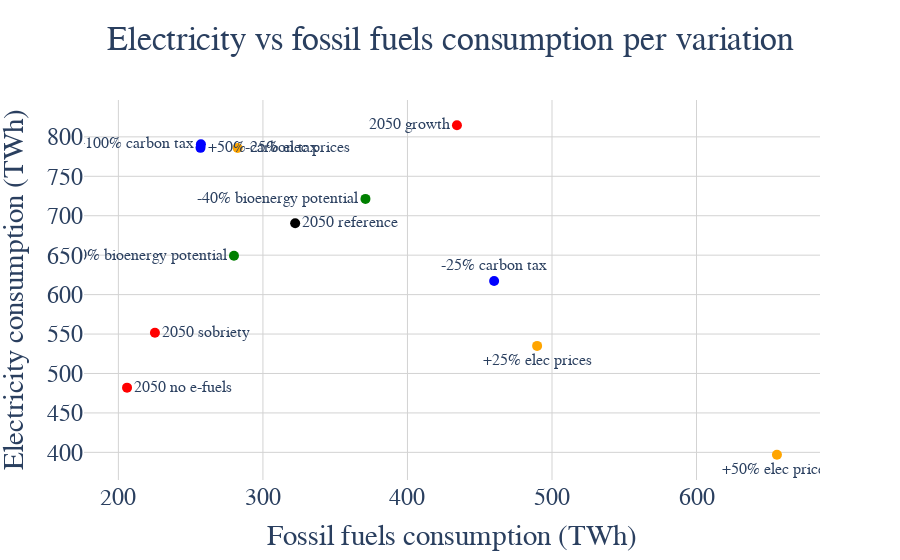

The code cell stored with this chart in its notebook:
### Code cell
fig=go.Figure()
ref=results['1.00output_1.00elec_1.00bio_1.00ctax_1.00co2st_0.50leak_0.50biopot_1.00bionegem']
sob=results['0.80output_1.00elec_1.00bio_1.00ctax_1.00co2st_0.50leak_0.50biopot_1.00bionegem']
aug=results['1.20output_1.00elec_1.00bio_1.00ctax_1.00co2st_0.50leak_0.50biopot_1.00bionegem']
noefuels=results['1.00output_1.00elec_1.00bio_1.00ctax_1.00co2st_0.50leak_0.50biopot_1.00bionegem_no_efuels']
elec60=results['1.00output_0.60elec_1.00bio_1.00ctax_1.00co2st_0.50leak_0.50biopot_1.00bionegem']
elec75=results['1.00output_0.75elec_1.00bio_1.00ctax_1.00co2st_0.50leak_0.50biopot_1.00bionegem']
elec125=results['1.00output_1.25elec_1.00bio_1.00ctax_1.00co2st_0.50leak_0.50biopot_1.00bionegem']
elec150=results['1.00output_1.50elec_1.00bio_1.00ctax_1.00co2st_0.50leak_0.50biopot_1.00bionegem']
elec_scen={"-25% elec prices":elec75,"+25% elec prices":elec125,"+50% elec prices":elec150}
ctax75=results['1.00output_1.00elec_1.00bio_0.75ctax_1.00co2st_0.50leak_0.50biopot_1.00bionegem']
ctax150=results['1.00output_1.00elec_1.00bio_1.50ctax_1.00co2st_0.50leak_0.50biopot_1.00bionegem']
ctax200=results['1.00output_1.00elec_1.00bio_2.00ctax_1.00co2st_0.50leak_0.50biopot_1.00bionegem']
ctax_scen={"-25% carbon tax":ctax75,"+50% carbon tax":ctax150,"+100% carbon tax":ctax200}
bio30=results['1.00output_1.00elec_1.00bio_1.00ctax_1.00co2st_0.50leak_0.30biopot_1.00bionegem']
bio80=results['1.00output_1.00elec_1.00bio_1.00ctax_1.00co2st_0.50leak_0.80biopot_1.00bionegem']
bio_scen={"-40% bioenergy potential":bio30,"+60% bioenergy potential":bio80}

# fig.add_trace(go.Scatter(x=[ref["emissions"].set_index("Year").loc[2015,"Emissions"].sum()*1e-6],
#                         y=[ref["captured_emissions"].set_index("Year").loc[2015,"Captured_emissions"].sum()*1e-6],
#                         mode = 'markers+text',marker=dict(color="black",size=10),text=["2015"],textposition="bottom center",showlegend=False))
# fig.add_trace(go.Scatter(x=[ref["emissions"].set_index("Year").loc[2030,"Emissions"].sum()*1e-6],
#                         y=[ref["captured_emissions"].set_index("Year").loc[2030,"Captured_emissions"].sum()*1e-6],
#                         mode = 'markers+text',marker=dict(color="black",size=10),text=["2030"],textposition="bottom center",showlegend=False))
fig.add_trace(go.Scatter(x=[ref["resource_imports"].set_index(["Year","Resource"]).loc[(2050,["Gas","Oil","Coal"]),"Flow"].sum()],
                        y=[ref["resource_inflow"].set_index(["Year","Resource"]).loc[(2050,"Electricity"),"Flow"].sum()],
                        mode = 'markers+text',marker=dict(color="black",size=10),text=["2050 reference"],textposition="middle right",showlegend=False))

fig.add_trace(go.Scatter(x=[sob["resource_imports"].set_index(["Year","Resource"]).loc[(2050,["Gas","Oil","Coal"]),"Flow"].sum()],
                        y=[sob["resource_inflow"].set_index(["Year","Resource"]).loc[(2050,"Electricity"),"Flow"].sum()],
                        mode = 'markers+text',marker=dict(color="red",size=10),text=["2050 sobriety"],textposition="middle right",showlegend=False))
fig.add_trace(go.Scatter(x=[aug["resource_imports"].set_index(["Year","Resource"]).loc[(2050,["Gas","Oil","Coal"]),"Flow"].sum()],
                        y=[aug["resource_inflow"].set_index(["Year","Resource"]).loc[(2050,"Electricity"),"Flow"].sum()],
                        mode = 'markers+text',marker=dict(color="red",size=10),text=["2050 growth"],textposition="middle left",showlegend=False))
fig.add_trace(go.Scatter(x=[noefuels["resource_imports"].set_index(["Year","Resource"]).loc[(2050,["Gas","Oil","Coal"]),"Flow"].sum()],
                        y=[noefuels["resource_inflow"].set_index(["Year","Resource"]).loc[(2050,"Electricity"),"Flow"].sum()],
                        mode = 'markers+text',marker=dict(color="red",size=10),text=["2050 no e-fuels"],textposition="middle right",showlegend=False))


for name in elec_scen.keys():
    elec_text_pos={"-25% elec prices":"middle right","+25% elec prices":"bottom center","+50% elec prices":"bottom center"}
    fig.add_trace(go.Scatter(x=[elec_scen[name]["resource_imports"].set_index(["Year","Resource"]).loc[(2050,["Gas","Oil","Coal"]),"Flow"].sum()],
                        y=[elec_scen[name]["resource_inflow"].set_index(["Year","Resource"]).loc[(2050,"Electricity"),"Flow"].sum()],
                        mode = 'markers+text',marker=dict(color="orange",size=10),text=[name],textposition=elec_text_pos[name],showlegend=False))
for name in ctax_scen.keys():
    ctax_text_pos={"-25% carbon tax":"top center","+50% carbon tax":"middle right","+100% carbon tax":"middle left"}
    fig.add_trace(go.Scatter(x=[ctax_scen[name]["resource_imports"].set_index(["Year","Resource"]).loc[(2050,["Gas","Oil","Coal"]),"Flow"].sum()],
                        y=[ctax_scen[name]["resource_inflow"].set_index(["Year","Resource"]).loc[(2050,"Electricity"),"Flow"].sum()],
                        mode = 'markers+text',marker=dict(color="blue",size=10),text=[name],textposition=ctax_text_pos[name],showlegend=False))
for name in bio_scen.keys():
    bio_text_pos={"-40% bioenergy potential":"middle left","+60% bioenergy potential":"middle left"}
    fig.add_trace(go.Scatter(x=[bio_scen[name]["resource_imports"].set_index(["Year","Resource"]).loc[(2050,["Gas","Oil","Coal"]),"Flow"].sum()],
                        y=[bio_scen[name]["resource_inflow"].set_index(["Year","Resource"]).loc[(2050,"Electricity"),"Flow"].sum()],
                        mode = 'markers+text',marker=dict(color="green",size=10),text=[name],textposition=bio_text_pos[name],showlegend=False))   

fig.update_layout(title='Electricity vs fossil fuels consumption per variation',title_x=0.5,#title_y=0.97,
                   yaxis_title='Electricity consumption (TWh)',xaxis_title='Fossil fuels consumption (TWh)')    
fig.update_layout(
    font=dict(
        family="Times New Roman",size=24)
    ) 
fig.update_traces(textfont_size=16)
# fig.update_yaxes(range=[30,70])
# fig.update_xaxes(range=[50,500])
fig.update_layout( paper_bgcolor="rgba(255,255,255,255)", plot_bgcolor="rgba(255,255,255,255)")
fig.update_xaxes(showgrid=True, gridwidth=1, gridcolor='lightgrey')
fig.update_yaxes(showgrid=True, gridwidth=1, gridcolor='lightgrey')
fig.show()

### Figure 1 — Plotly figure (JSON) as saved in the notebook; plotly's stock layout.template omitted (floating-point values rounded to 4 significant figures)
{"data": [{"marker": {"color": "black", "size": 10}, "mode": "markers+text", "showlegend": false, "text": ["2050 reference"], "textfont": {"size": 16}, "textposition": "middle right", "type": "scatter", "x": [322.3], "y": [690.6]}, {"marker": {"color": "red", "size": 10}, "mode": "markers+text", "showlegend": false, "text": ["2050 sobriety"], "textfont": {"size": 16}, "textposition": "middle right", "type": "scatter", "x": [225.3], "y": [551.7]}, {"marker": {"color": "red", "size": 10}, "mode": "markers+text", "showlegend": false, "text": ["2050 growth"], "textfont": {"size": 16}, "textposition": "middle left", "type": "scatter", "x": [434.2], "y": [814.7]}, {"marker": {"color": "red", "size": 10}, "mode": "markers+text", "showlegend": false, "text": ["2050 no e-fuels"], "textfont": {"size": 16}, "textposition": "middle right", "type": "scatter", "x": [206.0], "y": [482.1]}, {"marker": {"color": "orange", "size": 10}, "mode": "markers+text", "showlegend": false, "text": ["-25% elec prices"], "textfont": {"size": 16}, "textposition": "middle right", "type": "scatter", "x": [282.5], "y": [785.9]}, {"marker": {"color": "orange", "size": 10}, "mode": "markers+text", "showlegend": false, "text": ["+25% elec prices"], "textfont": {"size": 16}, "textposition": "bottom center", "type": "scatter", "x": [489.7], "y": [535.0]}, {"marker": {"color": "orange", "size": 10}, "mode": "markers+text", "showlegend": false, "text": ["+50% elec prices"], "textfont": {"size": 16}, "textposition": "bottom center", "type": "scatter", "x": [655.6], "y": [397.0]}, {"marker": {"color": "blue", "size": 10}, "mode": "markers+text", "showlegend": false, "text": ["-25% carbon tax"], "textfont": {"size": 16}, "textposition": "top center", "type": "scatter", "x": [460.0], "y": [617.2]}, {"marker": {"color": "blue", "size": 10}, "mode": "markers+text", "showlegend": false, "text": ["+50% carbon tax"], "textfont": {"size": 16}, "textposition": "middle right", "type": "scatter", "x": [256.8], "y": [786.0]}, {"marker": {"color": "blue", "size": 10}, "mode": "markers+text", "showlegend": false, "text": ["+100% carbon tax"], "textfont": {"size": 16}, "textposition": "middle left", "type": "scatter", "x": [257.1], "y": [790.5]}, {"marker": {"color": "green", "size": 10}, "mode": "markers+text", "showlegend": false, "text": ["-40% bioenergy potential"], "textfont": {"size": 16}, "textposition": "middle left", "type": "scatter", "x": [370.9], "y": [721.4]}, {"marker": {"color": "green", "size": 10}, "mode": "markers+text", "showlegend": false, "text": ["+60% bioenergy potential"], "textfont": {"size": 16}, "textposition": "middle left", "type": "scatter", "x": [280.0], "y": [649.3]}], "layout": {"font": {"family": "Times New Roman", "size": 24}, "paper_bgcolor": "rgba(255,255,255,255)", "plot_bgcolor": "rgba(255,255,255,255)", "title": {"text": "Electricity vs fossil fuels consumption per variation", "x": 0.5}, "xaxis": {"gridcolor": "lightgrey", "gridwidth": 1, "showgrid": true, "title": {"text": "Fossil fuels consumption (TWh)"}}, "yaxis": {"gridcolor": "lightgrey", "gridwidth": 1, "showgrid": true, "title": {"text": "Electricity consumption (TWh)"}}}}
